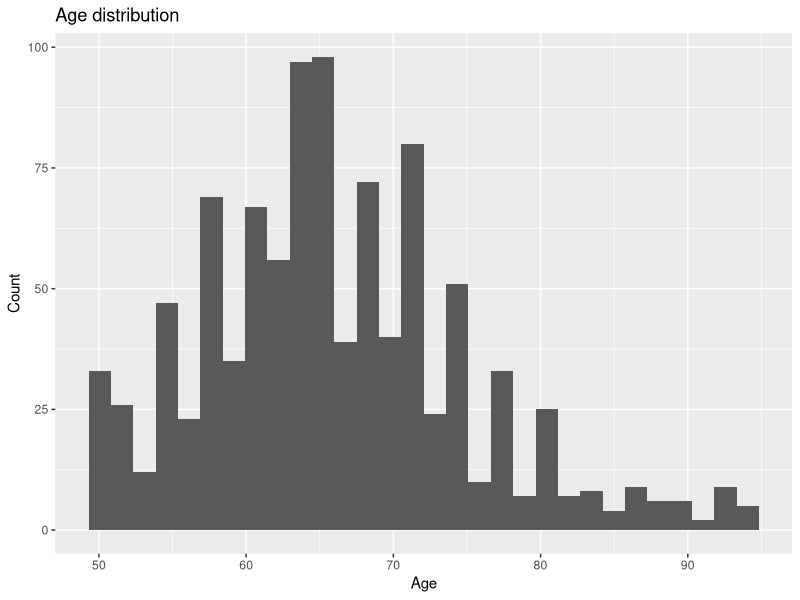
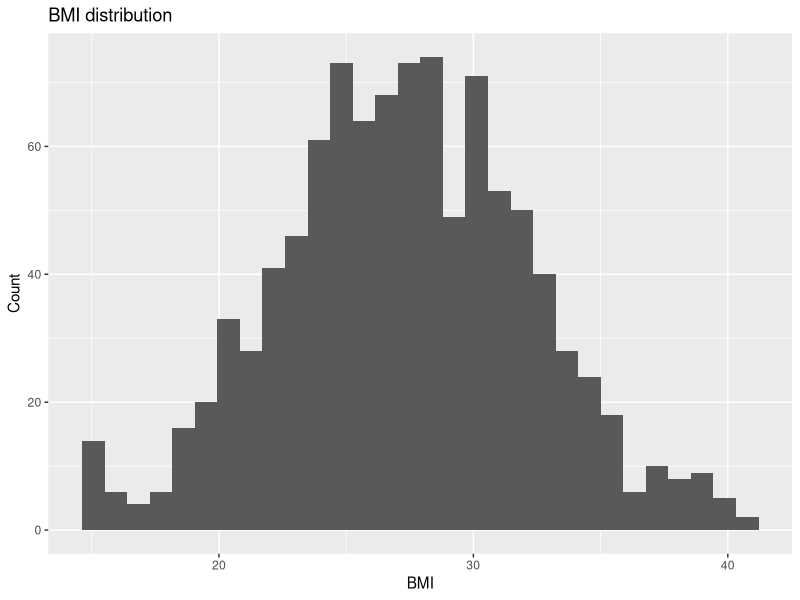
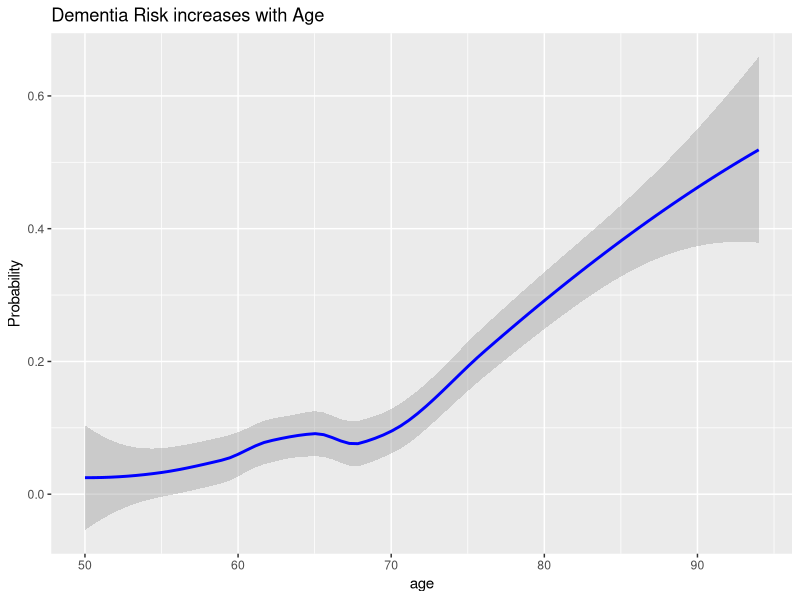
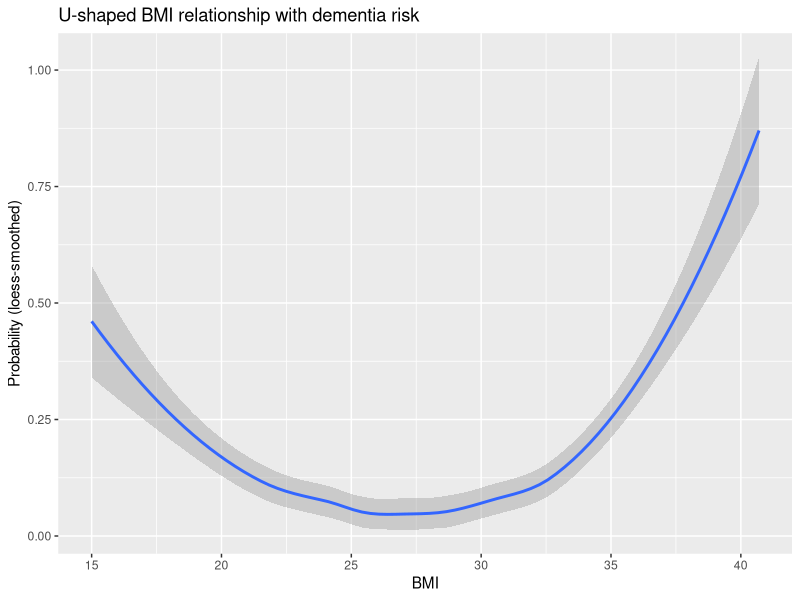

Recreate these plots in R, in order.
## ---- chunk 1
# 0) Load required packages
library(tidyverse)
library(ggplot2)
# 1) Reproducibility seed
base::set.seed(1)

# 2) functions
inv_logit <- function(x) 1 / (1 + base::exp(-x))
clamp <- function(x, lower, upper) base::pmax(lower, base::pmin(x, upper))

# 3) Sample size
N <- 1000

# 4) Generate synthetic dataset
synthetic_data <- tibble::tibble(
  ID = base::sprintf("%05d", 1:N),

  # Age: 85% from truncated normal-like around 65, 15% from uniform tails
  age = {
    mix <- stats::rbinom(n = N, size = 1, prob = 0.85)
    main <- clamp(stats::rnorm(n = N, mean = 65, sd = 7.5), 50, 95)
    tail <- stats::runif(n = N, min = 50, max = 95)
    base::as.integer(base::round(base::ifelse(mix == 1, main, tail)))
  },

  # Gender: ~52% female
  gender = {
    g <- stats::rbinom(n = N, size = 1, prob = 0.52)
    base::factor(base::ifelse(g == 1, "Female", "Male"), levels = c("Male", "Female"))
  }
) |>
  dplyr::mutate(
    # Education (years): mean ~13 with mild cohort effect (older -> slightly fewer years)
    education_years = {
      edu_base <- stats::rnorm(n = N, mean = 13, sd = 2.7)
      edu <- clamp(edu_base - 0.03 * (age - 65), 0, 22)
      base::as.integer(base::round(edu))
    },

    # BMI: mean ~27 sd ~5, mild age pattern, clamped
    BMI = {
      bmi_base <- stats::rnorm(n = N, mean = 27, sd = 5)
      bmi_val <- clamp(bmi_base + 0.03 * (pmin(age, 70) - 50), 15, 55)
      base::round(bmi_val, 1)
    },

    # Physical activity: ordered factor influenced by education (+) and age (-)
    physical_activity = {
      latent <- 0.12 * (education_years - 12) - 0.03 * (age - 65) + stats::rnorm(n = N)
      pa <- base::cut(
        latent,
        breaks = c(-Inf, -0.4, 0.8, Inf),
        labels = c("Low", "Moderate", "High"),
        right = TRUE
      )
      base::factor(pa, levels = c("Low", "Moderate", "High"), ordered = TRUE)
    },

    # Depression history: ~15–20% with links to age and physical activity
    depression_history = {
      lp <- -1.6 +
        0.012 * (age - 65) +
        0.25  * (physical_activity == "Low") -
        0.10  * (physical_activity == "High") +
        0.08  * (gender == "Female")
      stats::rbinom(n = N, size = 1, prob = inv_logit(lp))
    },

    # Diabetes and hypertension: probabilities increase with age and BMI
    diabetes = {
      lp <- -2.0 + 0.035 * (age - 65) + 0.070 * (BMI - 27) + 0.15 * (gender == "Male")
      stats::rbinom(n = N, size = 1, prob = inv_logit(lp))
    },

    hypertension = {
      lp <- -1.0 + 0.050 * (age - 65) + 0.040 * (BMI - 27) + 0.10 * (gender == "Male")
      stats::rbinom(n = N, size = 1, prob = inv_logit(lp))
    },

    # Number of comorbidities (0,1,2) among diabetes + hypertension
    n_comorbidities = diabetes + hypertension,

    # Dementia (0/1): age & depression strong risk; edu & PA protective;
    # diabetes & hypertension risk; BMI U-shaped via quadratic term
    dementia = {
      bmi_u <- ((BMI - 27)^2) / 25
      lp <- -3.2 +
        0.075 * (age - 65) +
        0.85  * depression_history +
        (-0.08) * (education_years - 13) +
        (-0.25) * (physical_activity == "Moderate") +
        (-0.50) * (physical_activity == "High") +
        0.45  * diabetes +
        0.35  * hypertension +
        0.55  * bmi_u
      stats::rbinom(n = N, size = 1, prob = inv_logit(lp))
    }
  )
## ---- chunk 2
# Summary statistics
summary(synthetic_data)
str(synthetic_data)
## ---- chunk 3
ggplot(synthetic_data, aes(age)) +
  geom_histogram(bins = 30) +
  labs(title = "Age distribution", x = "Age", y = "Count")
## ---- chunk 4
ggplot(synthetic_data, aes(BMI)) +
  geom_histogram(bins = 30) +
  labs(title = "BMI distribution", x = "BMI", y = "Count")
## ---- chunk 5
ggplot(synthetic_data, aes(x = age, y = dementia)) +
  geom_smooth(method = "loess", color = "blue") + 
  labs(title = "Dementia Risk increases with Age", y = "Probability")
## ---- chunk 6
ggplot(synthetic_data, aes(x = BMI, y = dementia)) +
  geom_smooth(method = "loess") +
  labs(title = "U-shaped BMI relationship with dementia risk", x = "BMI", y = "Probability (loess-smoothed)")
## ---- chunk 7
m1 <- glm(
  dementia ~ age + depression_history + education_years + physical_activity +
    diabetes + hypertension + BMI,
  data = synthetic_data,
  family = binomial()
)
summary(m1)
exp(coef(m1))
## ---- chunk 8
m2 <- glm(
  dementia ~ age + depression_history + education_years + physical_activity +
    diabetes + hypertension + BMI + I(BMI^2),
  data = synthetic_data,
  family = binomial()
)
summary(m2)
exp(coef(m2))
# check model 
AIC(m1, m2)
